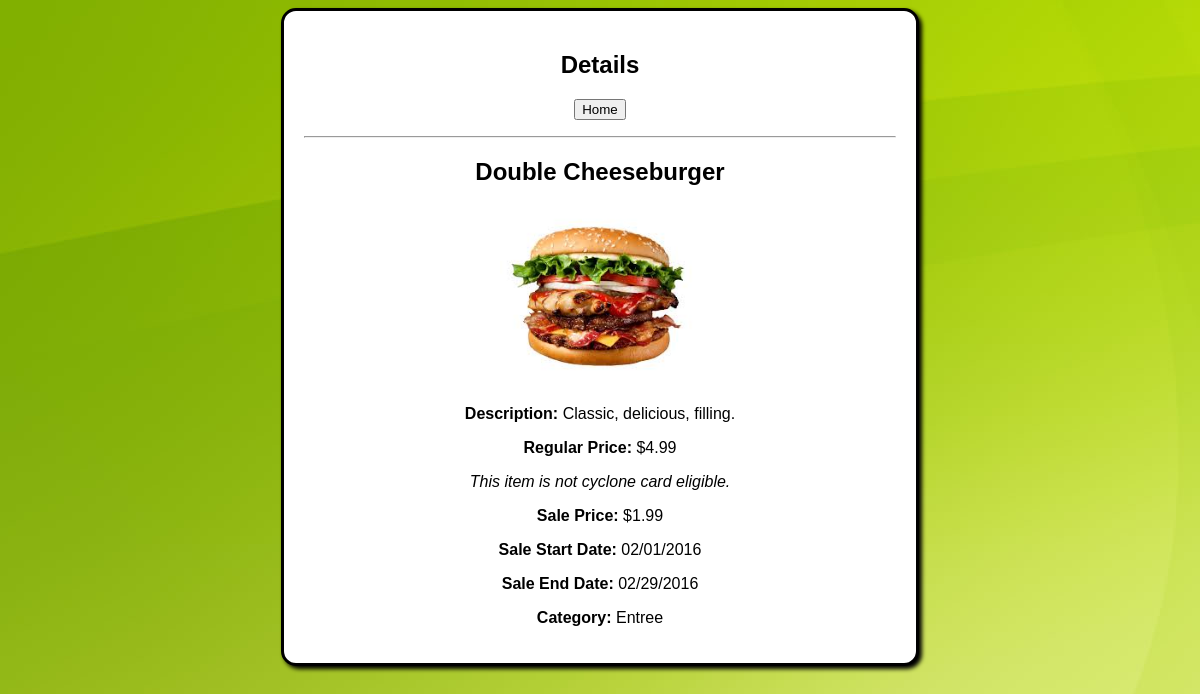
Screenshot of /food_item_details.php?id=35 with the database file from the repository.
### tables this page shows
CREATE TABLE IF NOT EXISTS `food` (
  `food_id` int(8) NOT NULL AUTO_INCREMENT,
  `food_name` varchar(125) NOT NULL,
  `food_description` varchar(250) DEFAULT NULL,
  `regular_price` float NOT NULL,
  `sale_price` float DEFAULT NULL,
  `sale_start_date` date DEFAULT NULL,
  `sale_end_date` date DEFAULT NULL,
  `on_sale` int(1) NOT NULL,
  `category_id` int(8) NOT NULL,
  `pic` varchar(250) NOT NULL,
  `cyclone_card_item` tinyint(1) NOT NULL,
  `cyclone_card_price` float DEFAULT NULL,
  PRIMARY KEY (`food_id`)
);

CREATE TABLE IF NOT EXISTS `category` (
  `category_id` int(8) NOT NULL AUTO_INCREMENT,
  `category_description` varchar(250) NOT NULL,
  PRIMARY KEY (`category_id`)
);

### food_item_details.php (the view, shortened to what this page needs)
<html>
	<head>
		<link rel="stylesheet" type="text/css" href="styles/style.css" />
	</head>
	<body>
		<div id="item_details_container">
			<?php
				echo "<h2>Details</h2>";
				echo"<form action='food_inventory_user.php?page=1' method='POST'>
						<input type='submit' value='Home' />
					</form>
					<hr />
				";
				$id = NULL;
				if(isset($_GET['id'])){
					$id = $_GET['id'];
				}
				display_food($id);
				function display_food($id){
					$sql = "SELECT f.food_id, f.food_name, f.food_description, f.regular_price, f.sale_price,
							f.sale_start_date, f.sale_end_date, f.category_id, pic, f.cyclone_card_item, f.cyclone_card_price, c.category_id, c.category_description
							FROM food f INNER JOIN category c ON c.category_id = f.category_id
							WHERE food_id = " . $id;
					$result = mysql_query($sql);
					while($row = mysql_fetch_array($result)){
						$current_date = date("Y-m-d");
						$current_date = date("Y-m-d", strtotime($current_date));
						$sale_start = date("Y-m-d", strtotime($row['sale_start_date']));
						$sale_end = date("Y-m-d", strtotime($row['sale_end_date']));
						$im = null;
						$default = 'default.jpg';
						$image = $row['pic'];
						if (ISSET($image) && $image != ''){
							$file ="Styles/pics/" . $image;
							$size = getimagesize($file);
							if ($size["mime"] == "image/jpeg"){
								$im = imagecreatefromjpeg($file);
							}else if ($size["mime"] =="image/gif"){
								$im = imagecreatefromgif($file);
							}else if ($size["mime"] =="image/png"){
								$im = imagecreatefrompng($file);
							}
							$w = imagesx($im);
							$h = imagesy($im);
							$tw=$w;
							$th=$h;
							if($w > 200){
								$ratio = 200 / $w;
								$th = $h * $ratio;
								$tw = $w * $ratio;
							}elseif($h > 220){
								$ratio = 220 / $h;
								$th = $h * $ratio;
								$tw = $w * $ratio;
							}
						}
						echo "<div class='food_item_div'>
							<h2>" . $row['food_name'] . "</h2>";
										if($image){
											echo '<td><img src ="Styles/pics/'.$image .'" height ="'.$th.'" width ="'.$tw  .'"></td>';
										}else{
											echo '<td><img src ="Styles/pics/'.$default .'" height ="'.$th.'" width ="'.$tw  .'"></td>';
										}
									echo "
									<p><strong>Description: </strong>".$row['food_description']."</p>
									<p><strong>Regular Price:</strong> $" . sprintf('%0.2f', $row['regular_price']) . " </p>"
						;
								if($row['cyclone_card_item'] == "1"){
									echo"<p><strong>This item is cyclone card eligible; it's cyclone card price is:</strong> $" . sprintf('%0.2f', $row['cyclone_card_price']) . " </p>";
								}else{
									echo"<p><i>This item is not cyclone card eligible.</i></p>";
								}
								if($row['sale_price'] != NULL && $row['sale_start_date'] != NULL && $row['sale_end_date'] != NULL){
									if(($current_date >= $sale_start) && ($current_date <= $sale_end)){
										echo"<p><strong>Sale Price:</strong> $" . sprintf('%0.2f', $row['sale_price']) . "</p>";
										echo"<p><strong>Sale Start Date:</strong>  " . format_date($row['sale_start_date']) . "</p>";
										echo"<p><strong>Sale End Date:</strong>  " . format_date($row['sale_end_date']) . "</p>";
									}else{
										echo"<p><i>No current sale information is available for this item.</i></p>";
									}
								}else{
									echo"<p><strong>No current sale information for this item.</strong></p>";
								}
								echo"<p><strong>Category:</strong>  " . $row['category_description'] . "</p>";
					}
				}
				function format_date($date){
					$formatted_date = date('m/d/Y', strtotime($date));
					if($date == "1970-01-01"){
						return "Not on sale.";
					}else{
						return $formatted_date;
					}
				}
			?>
		</div>
	</body>
</html>

### Styles/style.css (style rules this page uses)
#item_details_container { background-color:#FFFFFF; margin-top:10px; margin: auto; min-height: 500px; width:50%; padding: 20px; border:3px solid black; -moz-border-radius:15px; border-radius:15px; -moz-box-shadow: 3px 3px 4px #000; -webkit-box-shadow: 3px 3px 4px #000; box-shadow: 3px 3px 4px #000; position: relative; }
.food_item_div img { vertical-align: middle; max-height: 250px; max-width: 200px; }
.food_item_div { width: 100%; }
body { background-color:#FFFFFF; text-align:center; font-family: Arial; background-image:url('BG_1_app.jpg'); COLOR:#000; }

### rows the page displays
food: food_name "Double Cheeseburger", pic (picture), food_description "Classic, delicious, filling.", regular_price "4.99", cyclone_card_item "This item is not cyclone card eligible.", sale_price "1.99", sale_start_date "02/01/2016", sale_end_date "02/29/2016", category.category_description "Entree"
